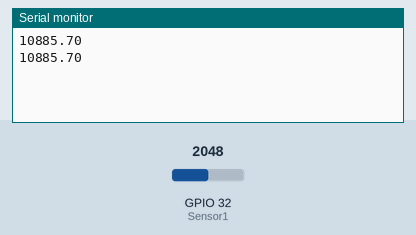
This sketch was run on a simulated ESP32. On the bench: the last lines printed to the serial monitor. The inputs (shaded band) are chosen by the test bench; at power-on: GPIO 32 (Sensor1) = 2048.

Above: at 1.8 s.
1.9 s: GPIO 32 (Sensor1) set to 2866
At 2.8 s:
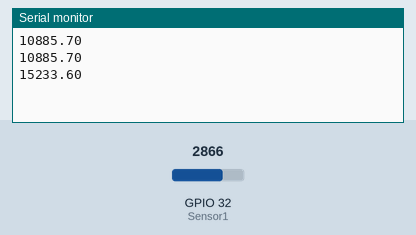
3.4 s: GPIO 32 (Sensor1) set to 3603
At 4.8 s:
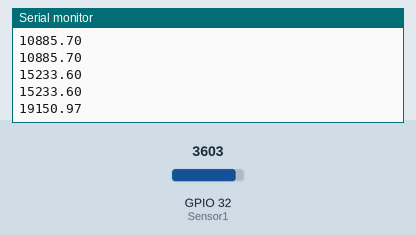
Timing chart, 0 to 6.4 s (numbered marks = the images above; inputs shaded):
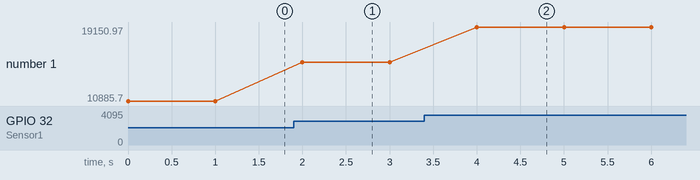

Measured:
- after the input at 1.9 s, the serial monitor: prints a new line after 0.10 s (image 1)
- after the input at 3.4 s, the serial monitor: prints a new line after 0.60 s (image 2)
- plotted number 1: 10885.7 → 15233.6 after the input at 1.9 s, 15233.6 → 19150.97 after the input at 3.4 s

The sketch:

sensorv2.ino
```cpp
#include "esp_adc_cal.h"
#define Sensor1    32

int ADC_value = 0;
float Voltage = 0.0;
float final_value = 0.0;
void setup() {
  // put your setup code here, to run once:
  Serial.begin(115200);
}

void loop()
{
  // put your main code here, to run repeatedly:
  float sensor_voltage;
  float sensitivity = 0.0002021;
  float solar_irradiance;
  float reference_voltage = 1.1;

  int analog_value = analogRead(Sensor1);
  sensor_voltage = (analog_value * reference_voltage) / 1024.0;
  solar_irradiance = (sensor_voltage / sensitivity);
  Serial.println(solar_irradiance);
  delay(1000);
}
```
